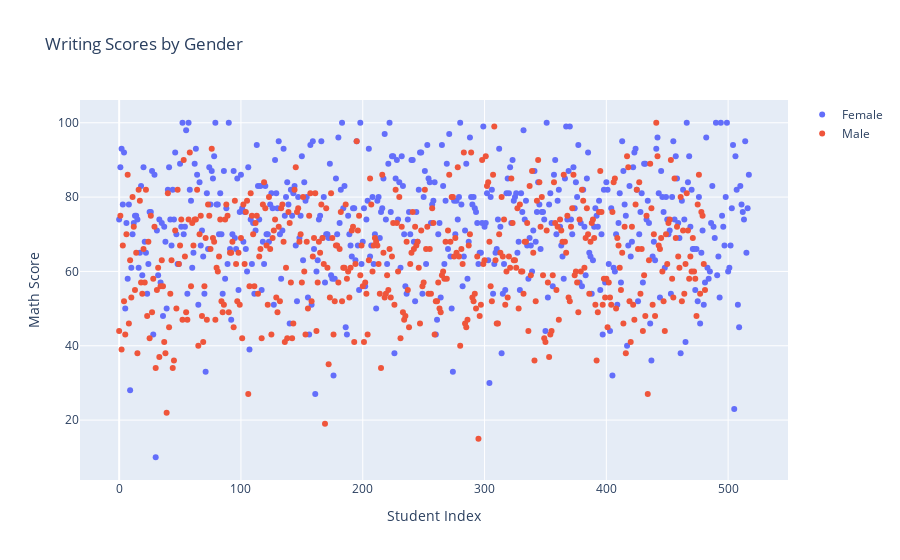

Source (notebook cell):
### Code cell
import plotly.graph_objects as go

# Assuming you have 'female' and 'male' DataFrames with 'math score' columns
# Replace 'female' and 'male' with your actual DataFrames

# Create Scatter Trace for female math scores
trace_female = go.Scatter(
    x=list(range(len(female['math score']))),
    y=female['writing score'],
    mode='markers',
    name='Female'
)

# Create Scatter Trace for male math scores
trace_male = go.Scatter(
    x=list(range(len(male['math score']))),
    y=male['writing score'],
    mode='markers',
    name='Male'
)

# Create the layout for the plot
layout = go.Layout(
    title='Writing Scores by Gender',
    xaxis=dict(title='Student Index'),
    yaxis=dict(title='Math Score'),
)

# Combine the traces and layout and create the figure
fig = go.Figure(data=[trace_female, trace_male], layout=layout)

# Show the plot
fig.show()

### Figure 1 — Plotly figure (JSON) as saved in the notebook; plotly's stock layout.template omitted (floating-point values rounded to 4 significant figures; data arrays with more than 128 entries replaced by an {"elided": "..."} marker saying what was removed)
{"data": [{"mode": "markers", "name": "Female", "type": "scatter", "x": {"elided": "518 int values"}, "y": {"elided": "518 int values"}}, {"mode": "markers", "name": "Male", "type": "scatter", "x": {"elided": "482 int values"}, "y": {"elided": "482 int values"}}], "layout": {"title": {"text": "Writing Scores by Gender"}, "xaxis": {"title": {"text": "Student Index"}}, "yaxis": {"title": {"text": "Math Score"}}}}
